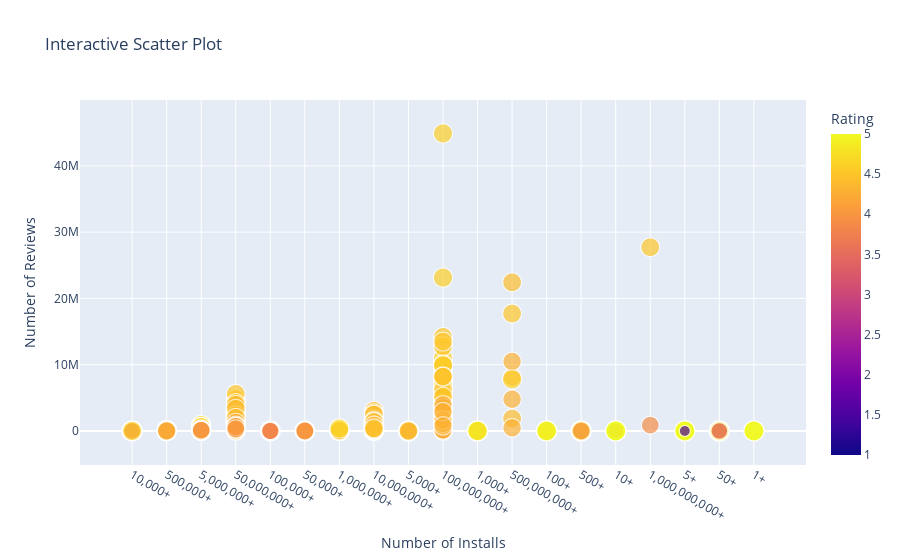

This figure's notebook cell:
### Markdown cell above
# Visualizations

### Code cell
import pandas as pd
import plotly.express as px

# Load your cleaned dataset
df = pd.read_csv('cleaned_dataset.csv')

# Assuming you have 'Rating', 'Installs', and 'Reviews' columns in your dataset

# Clean the data by dropping rows with NaN values in 'Rating' and 'Size'
df_cleaned = df.dropna(subset=['Rating', 'Size'])

# Create an interactive scatter plot with tooltips
fig = px.scatter(df_cleaned, x='Installs', y='Reviews', color='Rating', size='Rating',
                 hover_data=['App'], title='Interactive Scatter Plot',
                 labels={'Installs': 'Number of Installs', 'Reviews': 'Number of Reviews'})

# Show tooltips with additional information
fig.update_traces(text=df_cleaned['App'])

# Show the interactive plot
fig.show()

### Figure 1 — Plotly figure (JSON) as saved in the notebook; plotly's stock layout.template omitted (floating-point values rounded to 4 significant figures; data arrays with more than 128 entries replaced by an {"elided": "..."} marker saying what was removed)
{"data": [{"customdata": {"elided": "7027x1 str values"}, "hovertemplate": "Number of Installs=%{x}<br>Number of Reviews=%{y}<br>Rating=%{marker.color}<br>App=%{customdata[0]}<extra></extra>", "legendgroup": "", "marker": {"color": {"elided": "7027 float values"}, "coloraxis": "coloraxis", "size": {"elided": "7027 float values"}, "sizemode": "area", "sizeref": 0.0125, "symbol": "circle"}, "mode": "markers", "name": "", "showlegend": false, "text": {"elided": "7027 str values"}, "type": "scattergl", "x": {"elided": "7027 str values"}, "xaxis": "x", "y": {"elided": "7027 int values"}, "yaxis": "y"}], "layout": {"coloraxis": {"colorbar": {"title": {"text": "Rating"}}, "colorscale": [[0, "#0d0887"], [0.1111, "#46039f"], [0.2222, "#7201a8"], [0.3333, "#9c179e"], [0.4444, "#bd3786"], [0.5556, "#d8576b"], [0.6667, "#ed7953"], [0.7778, "#fb9f3a"], [0.8889, "#fdca26"], [1, "#f0f921"]]}, "legend": {"itemsizing": "constant", "tracegroupgap": 0}, "title": {"text": "Interactive Scatter Plot"}, "xaxis": {"anchor": "y", "domain": [0, 1], "title": {"text": "Number of Installs"}}, "yaxis": {"anchor": "x", "domain": [0, 1], "title": {"text": "Number of Reviews"}}}}
